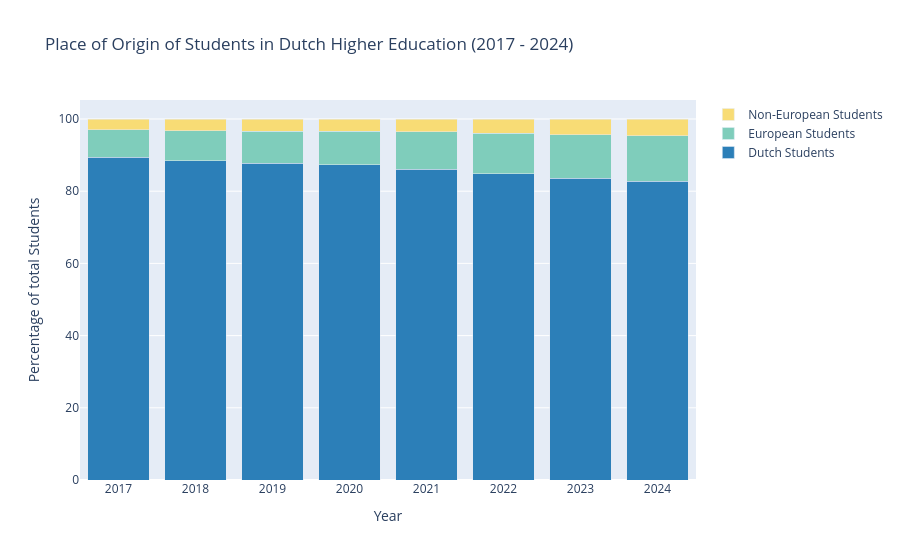

Notebook code cell kept with this figure:
### Markdown cell above
#### Increased Cultural Diversity
The growing number of international students at Dutch universities significantly contributes to cultural diversity within higher education. These students bring with them a wide range of perspectives, languages, customs, and ways of thinking, enriching the learning environment. This fosters intercultural understanding and helps both Dutch and international students develop the skills needed to collaborate effectively in an increasingly globalized world.

In addition, this diversity enhances knowledge exchange on both content and methodological levels. Due to their different academic backgrounds and approaches, international students introduce new insights into teaching and research. Universities benefit from this through group work, classroom discussions, and collaborative international research projects that integrate knowledge from multiple countries. As noted by Nuffic (2023), internationalization strengthens the quality of education and supports the development of global citizenship skills.

Moreover, the rise in international student numbers encourages institutions to design curricula and teaching methods that are more inclusive and internationally oriented. This includes the expansion of English-taught programs, the integration of intercultural training modules, and participation in international accreditation processes. These developments not only increase the appeal of Dutch universities but also strengthen their position in international rankings (OECD, 2024; Universities of the Netherlands, n.d.).

### Code cell
jaren2 = [2017, 2018, 2019, 2020, 2021,2022, 2023,2024]

Totaal = {jaar: student_realisatie[(student_realisatie['jaar'] == jaar)]['ingeschrevenen_HO'].sum() for jaar in jaren2}
print(Totaal)

# Each list comprehension creates a list of the percentage of certain groups of students
totaal_NL = [(student_realisatie[(student_realisatie['jaar'] == jaar) & (student_realisatie['herkomst'] == 'NL')]['ingeschrevenen_HO'].sum() / Totaal[jaar]) * 100 for jaar in jaren2]
totaal_EER = [(student_realisatie[(student_realisatie['jaar'] == jaar) & (student_realisatie['herkomst'] == 'EER')]['ingeschrevenen_HO'].sum() / Totaal[jaar]) * 100 for jaar in jaren2]
totaal_niet_EER = [(student_realisatie[(student_realisatie['jaar'] == jaar) & (student_realisatie['herkomst'] == 'niet-EER')]['ingeschrevenen_HO'].sum() / Totaal[jaar]) * 100 for jaar in jaren2]



fig2 = go.Figure(data=[
    go.Bar(name='Dutch Students', x=jaren2, y=totaal_NL, marker=dict(color='#2c7fb8')),
    go.Bar(name='European Students', x=jaren2, y=totaal_EER, marker=dict(color='#7fcdbb')),
    go.Bar(name='Non-European Students', x=jaren2, y=totaal_niet_EER, marker=dict(color='#f8dc75')),
    
])

fig2.update_layout(barmode='stack', title='Place of Origin of Students in Dutch Higher Education (2017 - 2024)', height = 600, xaxis_title="Year",
    yaxis_title="Percentage of total Students")
fig2.show()

### Figure 1 — Plotly figure (JSON) as saved in the notebook; plotly's stock layout.template omitted (floating-point values rounded to 4 significant figures)
{"data": [{"marker": {"color": "#2c7fb8"}, "name": "Dutch Students", "type": "bar", "x": [2017, 2018, 2019, 2020, 2021, 2022, 2023, 2024], "y": [89.39, 88.5, 87.71, 87.27, 86.03, 84.79, 83.59, 82.75]}, {"marker": {"color": "#7fcdbb"}, "name": "European Students", "type": "bar", "x": [2017, 2018, 2019, 2020, 2021, 2022, 2023, 2024], "y": [7.618, 8.254, 8.845, 9.284, 10.37, 11.28, 12.06, 12.58]}, {"marker": {"color": "#f8dc75"}, "name": "Non-European Students", "type": "bar", "x": [2017, 2018, 2019, 2020, 2021, 2022, 2023, 2024], "y": [2.99, 3.243, 3.446, 3.449, 3.594, 3.936, 4.356, 4.673]}], "layout": {"autosize": true, "barmode": "stack", "title": {"text": "Place of Origin of Students in Dutch Higher Education (2017 - 2024)"}, "xaxis": {"autorange": true, "range": [2016.0, 2024.0], "title": {"text": "Year"}, "type": "linear"}, "yaxis": {"autorange": true, "range": [0, 105.3], "title": {"text": "Percentage of total Students"}, "type": "linear"}}}
